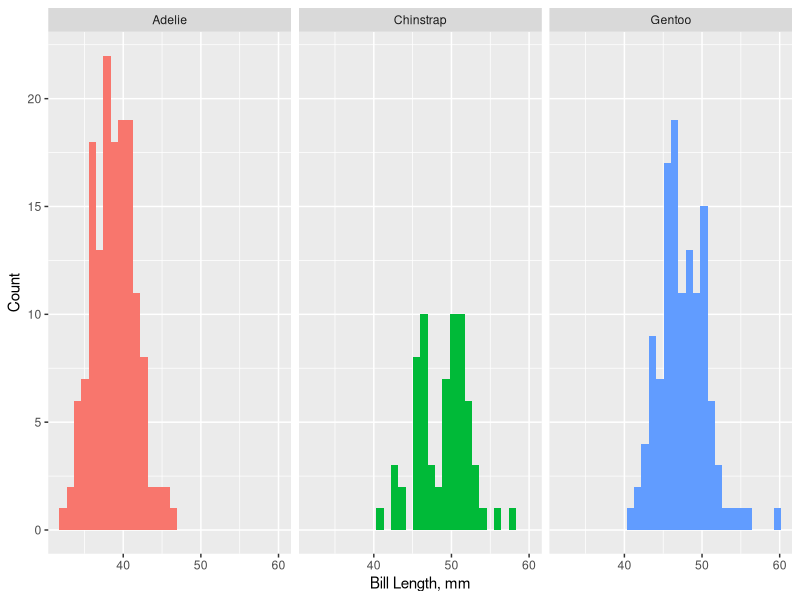
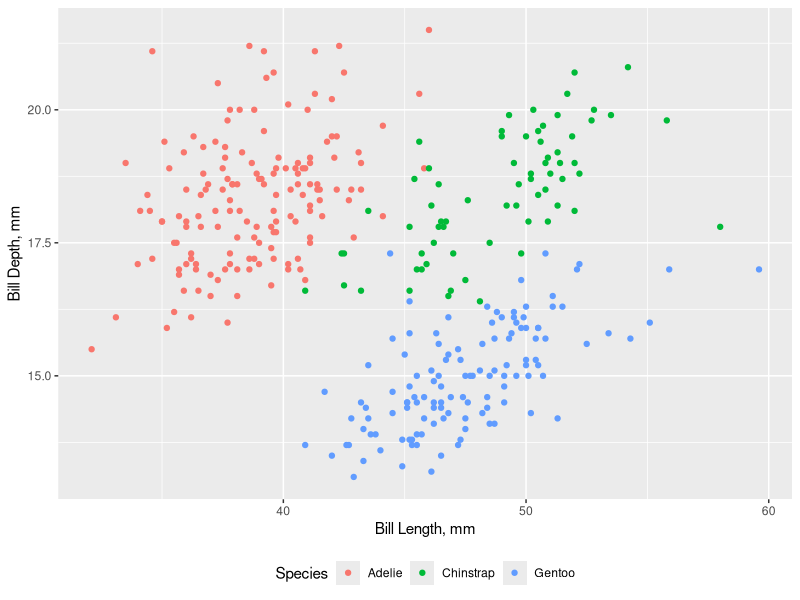

Write the R code that produced these figures, in order.
## ---- chunk 1
#| fig-width: 8
#| fig-height: 3
#| echo: false


library(palmerpenguins)
library(ggplot2)
data(penguins)

ggplot(penguins, aes(x = bill_length_mm, fill = species)) + geom_histogram() + facet_wrap(~species) + guides(fill = "none") + xlab("Bill Length, mm") + ylab("Count")
## ---- chunk 2
#| fig-width: 4
#| fig-height: 4
#| echo: false


library(palmerpenguins)
library(ggplot2)
data(penguins)

ggplot(penguins, aes(x = bill_length_mm, y = bill_depth_mm, color = species)) + geom_point()  + xlab("Bill Length, mm") + ylab("Bill Depth, mm") + theme(legend.position = "bottom") + scale_color_discrete("Species")
